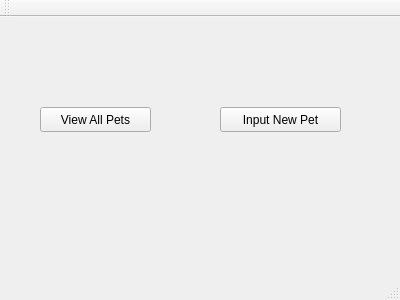
<?xml version="1.0" encoding="UTF-8"?>
<ui version="4.0">
 <class>MainWindow</class>
 <widget class="QMainWindow" name="MainWindow">
  <property name="geometry">
   <rect>
    <x>0</x>
    <y>0</y>
    <width>400</width>
    <height>300</height>
   </rect>
  </property>
  <property name="windowTitle">
   <string>MainWindow</string>
  </property>
  <widget class="QWidget" name="centralWidget">
   <widget class="QPushButton" name="viewButton">
    <property name="geometry">
     <rect>
      <x>40</x>
      <y>90</y>
      <width>111</width>
      <height>25</height>
     </rect>
    </property>
    <property name="text">
     <string>View All Pets</string>
    </property>
   </widget>
   <widget class="QPushButton" name="inputButton">
    <property name="geometry">
     <rect>
      <x>220</x>
      <y>90</y>
      <width>121</width>
      <height>25</height>
     </rect>
    </property>
    <property name="text">
     <string>Input New Pet</string>
    </property>
   </widget>
  </widget>
  <widget class="QMenuBar" name="menuBar">
   <property name="geometry">
    <rect>
     <x>0</x>
     <y>0</y>
     <width>400</width>
     <height>22</height>
    </rect>
   </property>
  </widget>
  <widget class="QToolBar" name="mainToolBar">
   <attribute name="toolBarArea">
    <enum>TopToolBarArea</enum>
   </attribute>
   <attribute name="toolBarBreak">
    <bool>false</bool>
   </attribute>
  </widget>
  <widget class="QStatusBar" name="statusBar"/>
 </widget>
 <layoutdefault spacing="6" margin="11"/>
 <resources/>
 <connections/>
</ui>
